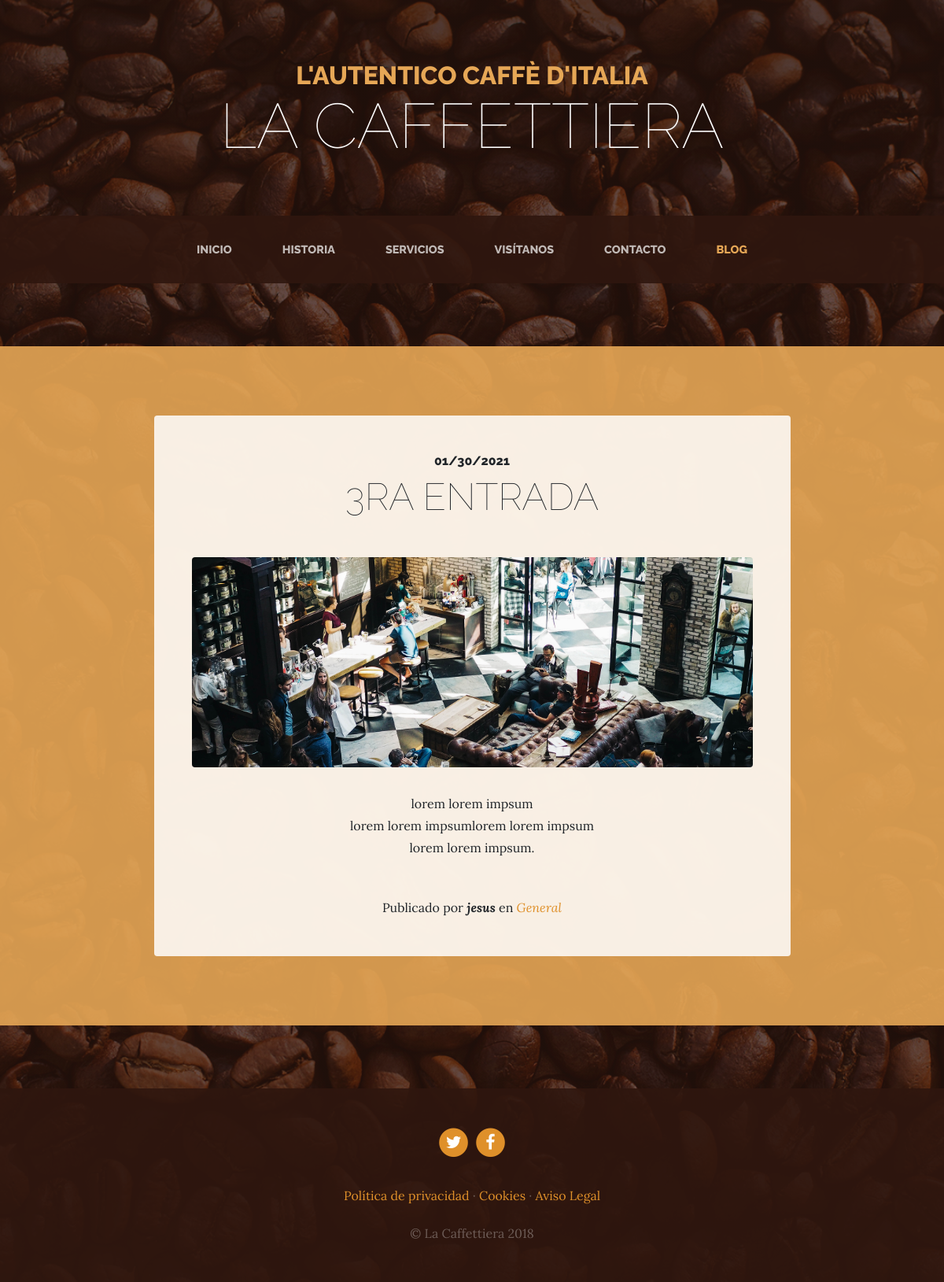
Screenshot of /blog/category/1/ with the database file from the repository.
### blog/models.py (models this page shows, shortened)
class Post(models.Model):
    title = models.CharField(max_length=200, verbose_name='Título')
    content= models.TextField(verbose_name='Contenido')
    published = models.DateTimeField(default= now, verbose_name='Fecha de publicación')
    image = models.ImageField(null=True, blank=True, verbose_name='Imagen', upload_to= 'blog')
    author = models.ForeignKey(User, on_delete=models.CASCADE, verbose_name='Autor')
    categories = models.ManyToManyField(Category, verbose_name='Categorías', related_name='get_posts')
    created = models.DateTimeField(auto_now_add=True, verbose_name='Fecha de creacion')
    updated = models.DateTimeField(auto_now=True, verbose_name='Fecha de edición')
    class Meta:
        verbose_name='Entrada'
        verbose_name_plural = 'Entradas'
        ordering = ['-created']

class Category(models.Model):
    name = models.CharField(max_length=100, verbose_name='Nombre')
    created = models.DateTimeField(auto_now_add=True, verbose_name='Fecha de creación')
    updated = models.DateTimeField(auto_now=True, verbose_name='Fecha de edicion')
    class Meta:
        verbose_name = 'categoría'
        verbose_name_plural = 'categorías'
        ordering = ['-created']

### pages/models.py (models this page shows, shortened)
class Page(models.Model):
    title = models.CharField(verbose_name='Titulo', max_length=200)
    content = RichTextField(verbose_name='Contenido')
    order = models.SmallIntegerField(verbose_name='Orden', default=0)
    created = models.DateTimeField(verbose_name='Fecha de creación', auto_now_add=True)
    updated = models.DateTimeField(verbose_name='Fecha de edición', auto_now=True)
    class Meta:
        verbose_name='página'
        verbose_name_plural = 'paginas'
        ordering = ['order','title']

### blog/views.py (the view)
# urls.py: path('category/<int:category_id>/', views.category, name='category'),
def category(request, category_id):
    category = get_object_or_404(Category,id=category_id)
    return render(request, 'blog/category.html', {'category':category})

### pages/templatetags/pages_extras.py (called while the page is built)
@register.simple_tag
def get_page_list():
    pages = Page.objects.all()
    return pages

### social/processors.py (called while the page is built)
def ctx_dict(request):
    ctx= {}
    links = Link.objects.all()
    for link in links:
        ctx[link.key]=link.url
    return ctx

### blog/templates/blog/category.html (shortened to what this page needs)
{% extends 'core/base.html' %}
{% load static %}
{% block content %}
  {% for post in category.get_posts.all %}
    <section class="page-section cta">
      <div class="container">
        <div class="row">
          <div class="col-xl-9 mx-auto">
            <div class="cta-innerv text-center rounded">
              <h2 class="section-heading mb-5">
                <span class="section-heading-upper">{{post.published| date:"SHORT_DATE_FORMAT"}}</span>
                <span class="section-heading-lower">{{post.title}}</span>
              </h2>
              <p class="mb-0">
                <img class="mx-auto d-flex rounded img-fluid mb-3 mb-lg-0" src="{{post.image.url}}" alt="">
              </p>
              <p class="mb-0 mbt">{{post.content | linebreaks}}</p>
              <p class="mb-0 mbt">
                <span class="section-heading-under">Publicado por
                <em><b>{{post.author}}</b></em> en
                <em>
                  {% for category in post.categories.all %}
                    <a href="{% url 'category' category.id %}" class="link">{{category.name}}</a>{% if not forloop.last %},{% endif %}
                  {% endfor %}
                </em></span>
              </p>
            </div>
          </div>
        </div>
      </div>
    </section>
  {% endfor %}
  {% endblock %}

### core/templates/core/base.html (shortened to what this page needs)
{% load static %}
<!DOCTYPE html>
<html lang="es">
  <head>
    <link href="{% static 'core/vendor/bootstrap/css/bootstrap.min.css' %}" rel="stylesheet">
    <link href="{% static 'core/vendor/font-awesome/css/font-awesome.min.css' %}" rel="stylesheet" type="text/css">
    <link href="{% static 'core/css/business-casual.css' %}" rel="stylesheet">
  </head>
  <body>
    <h1 class="site-heading text-center text-white d-none d-lg-block">
      <span class="site-heading-upper text-primary mb-3">L'autentico caffè d'italia</span>
      <span class="site-heading-lower">La Caffettiera</span>
    </h1>
    <nav class="navbar navbar-expand-lg navbar-dark py-lg-4" id="mainNav">
      <div class="container">
        <div class="collapse navbar-collapse" id="navbarResponsive">
          <ul class="navbar-nav mx-auto">
            <li class="nav-item {% if request.path == '/' %}active{% endif %} px-lg-4">
              <a class="nav-link text-uppercase text-expanded" href="{% url 'home' %}">Inicio</a>
            </li>
            <li class="nav-item px-lg-4 {% if request.path == '/about/' %} active {% endif %} ">
              <a class="nav-link text-uppercase text-expanded" href="{% url 'about' %}">Historia</a>
            </li>
            <li class="nav-item px-lg-4 {% if request.path == '/services/' %} active {% endif %} ">
              <a class="nav-link text-uppercase text-expanded" href="{% url 'services' %}">Servicios</a>
            </li>
            <li class="nav-item px-lg-4 {% if request.path == '/store/' %} active {% endif %}">
              <a class="nav-link text-uppercase text-expanded" href="{% url 'store' %}">Visítanos</a>
            </li>
            <li class="nav-item px-lg-4 {% if request.path == '/contact/' %} active {% endif %}">
              <a class="nav-link text-uppercase text-expanded" href="{% url 'contact' %}">Contacto</a>
            </li>
            <li class="nav-item px-lg-4 {% if request.path|slice:':6' == '/blog/' %} active {% endif %}">
              <a class="nav-link text-uppercase text-expanded" href="{% url 'blog' %}">Blog</a>
            </li>
          </ul>
        </div>
      </div>
    </nav>
{% block content  %}{% endblock %}
    <footer class="footer text-faded text-center py-5">
      <div class="container">
        <p class="m-0">
        {% if LINK_TWITTER %}
	        <a href="{{LINK_TWITTER}}" class="link">
	          <span class="fa-stack fa-lg">
	            <i class="fa fa-circle fa-stack-2x"></i>
	            <i class="fa fa-twitter fa-stack-1x fa-inverse"></i>
	          </span>
	        </a>
          {% endif %}
          {% if LINK_FACEBOOK %}
	        <a href="{{LINK_FACEBOOK}}" class="link">
	          <span class="fa-stack fa-lg">
	            <i class="fa fa-circle fa-stack-2x"></i>
	            <i class="fa fa-facebook fa-stack-1x fa-inverse"></i>
	          </span>
	        </a>
          {% endif %}
	    </p>
        <p class="m-0 mbt">
          {% load pages_extras %}
          {% get_page_list as page_list %}
          {% for page in page_list %}
            <a href="{% url 'page' page.id page.title|slugify %}" class="link">{{page.title}}</a> {%if not forloop.last %} · {% endif %}
          {% endfor %}
		</p>
        <p class="m-0 mbt1">&copy; La Caffettiera 2018</p>
      </div>
	</footer>
  </body>
</html>

### core/static/core/css/business-casual.css (style rules this page uses)
body { font-family: 'Lora'; background: linear-gradient(rgba(47, 23, 15, 0.65), rgba(47, 23, 15, 0.65)), url("../img/bg.jpg"); background-attachment: fixed; background-position: center; background-size: cover; }
h1, h2, h3, h4, h5, h6 { font-family: 'Raleway'; }
p { line-height: 1.75; }
.text-faded { color: rgba(255, 255, 255, 0.3); }
.site-heading { margin-top: 5rem; margin-bottom: 5rem; text-transform: uppercase; line-height: 1; font-family: 'Raleway'; }
.site-heading .site-heading-upper { display: block; font-size: 2rem; font-weight: 800; }
.site-heading .site-heading-lower { font-size: 5rem; font-weight: 100; line-height: 4rem; }
.page-section { margin-top: 5rem; margin-bottom: 5rem; }
.section-heading { text-transform: uppercase; }
.section-heading .section-heading-upper { display: block; font-size: 1rem; font-weight: 800; padding-bottom:.5rem; }
.section-heading .section-heading-lower { display: block; font-size: 3rem; font-weight: 100; }
#mainNav { background-color: rgba(47, 23, 15, 0.9); font-family: 'Raleway'; }
#mainNav .navbar-nav .nav-item .nav-link { color: rgba(255, 255, 255, 0.7); font-weight: 800; }
#mainNav .navbar-nav .nav-item.active .nav-link { color: #e6a756; }
@media (min-width: 992px) { #mainNav .navbar-nav .nav-item .nav-link { font-size: 0.9rem; } }
.cta { padding-top: 5rem; padding-bottom: 5rem; background-color: rgba(230, 167, 86, 0.9); }
.cta .cta-innerv { position: relative; padding: 3rem; margin: 0.5rem; background-color: rgba(255, 255, 255, 0.85); }
.footer { background-color: rgba(47, 23, 15, 0.9); }
.text-primary { color: #e6a756 !important; }
.mbt { padding-top: 2rem; }
.mbt1 { padding-top: 1.25rem; }
a.link { color: #df902a; }

### rows the page displays
Post: published "01/30/2021", title "3RA ENTRADA", image (picture), content "lorem lorem impsum lorem lorem impsumlorem lorem impsum lorem lorem impsum.", author "jesus"
Category: name "General"
Page: title "Política de privacidad"
Page: title "Cookies"
Page: title "Aviso Legal"
